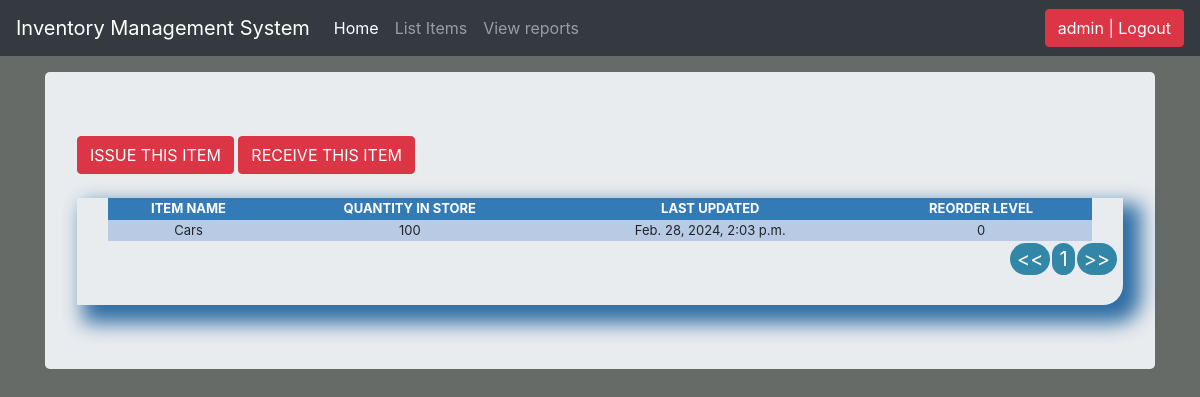
Before: /stock_detail/3 (signed in) with the older database file.
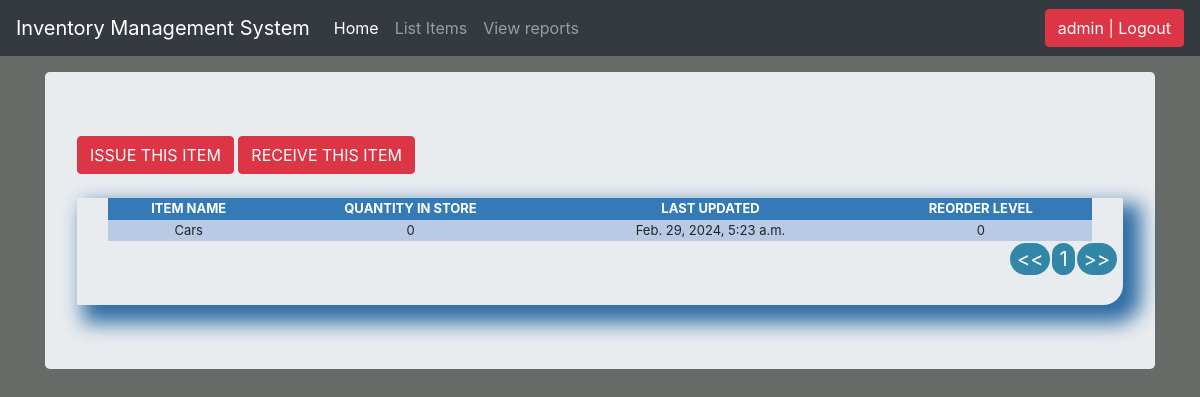
After: the same page with the newer database file.
### ims/models.py (models this page shows, shortened)
class Stock(models.Model):
    category = models.ForeignKey(
        Category, on_delete=models.CASCADE, blank=True)
    item_name = models.CharField(max_length=50, blank=True, null=True)
    quantity = models.IntegerField(default="0", blank=True, null=True)
    receive_quantity = models.IntegerField(default="0", blank=True, null=True)
    receive_by = models.CharField(max_length=50, blank=True, null=True)
    issue_quantity = models.IntegerField(default="0", blank=True, null=True)
    issue_by = models.CharField(max_length=50, blank=True, null=True)
    issue_to = models.CharField(max_length=50, blank=True, null=True)
    phone_number = models.CharField(max_length=50, blank=True, null=True)
    created_by = models.CharField(max_length=50, blank=True, null=True)
    reorder_level = models.IntegerField(default="0", blank=True, null=True)
    last_updated = models.DateTimeField(auto_now_add=False, auto_now=True)
    timestamp = models.DateTimeField(auto_now_add=True, auto_now=False)

### ims/views.py (the view)
# urls.py: path('stock_detail/<str:pk>', stock_detail, name="stock_detail"),
@login_required
def stock_detail(request, pk):
    queryset = Stock.objects.get(id=pk)
    context = {
        "queryset": queryset,
    }
    return render(request, "stock_detail.html", context)

### ims/templates/stock_detail.html (shortened to what this page needs)
{% load static %} {% load crispy_forms_tags %}
<!DOCTYPE html>
<html lang="en">
  <head>
    <link
      rel="stylesheet"
      href="{% static 'js/jquery-ui-1.13.2/jquery-ui.min.css' %}"
    />
    <link
      rel="stylesheet"
      href="{% static 'js/jquery-ui-1.13.2/jquery-ui.structure.min.css' %}"
    />
    <link
      rel="stylesheet"
      href="{% static 'js/jquery-ui-1.13.2/jquery-ui.theme.min.css' %}"
    />
    <link rel="stylesheet" href="{% static 'css/bootstrap.min.css' %}" />
    <link rel="stylesheet" href="{% static 'css/styles.css' %}" />
    <link rel="stylesheet" href="{% static 'js/nprogress/nprogress.css' %}" />
    <link rel="stylesheet" href="{% static 'css/navbar-top-fixed.css' %}" />
  </head>
  <body>
    {% include 'navbar.html' %}
    <main role="main" class="container">
      <div class="jumbotron">
        <a href="{% url 'issue_items' queryset.id %}" class="btn btn-danger"
          ><div>ISSUE THIS ITEM</div></a
        >
        <a href="{% url 'receive_items' queryset.id %}" class="btn btn-danger"
          ><div>RECEIVE THIS ITEM</div>
        </a>
        <br />
        <br />
        <div class="display-table">
          <table>
            <thead>
              <tr>
                <th>ITEM NAME</th>
                <th>QUANTITY IN STORE</th>
                <th>LAST UPDATED</th>
                <th>REORDER LEVEL</th>
              </tr>
            </thead>
            <tr>
              <td>{{queryset.item_name}}</td>
              <td>{{queryset.quantity}}</td>
              <td>{{queryset.last_updated}}</td>
              <td>{{queryset.reorder_level}}</td>
            </tr>
          </table>
        </div>
      </div>
    </main>
  </body>
</html>

Changed rows visible on the page:
changed Stock "Cars": quantity "100" → "0"; last_updated "Feb. 28, 2024, 2:03 p.m." → "Feb. 29, 2024, 5:23 a.m."
